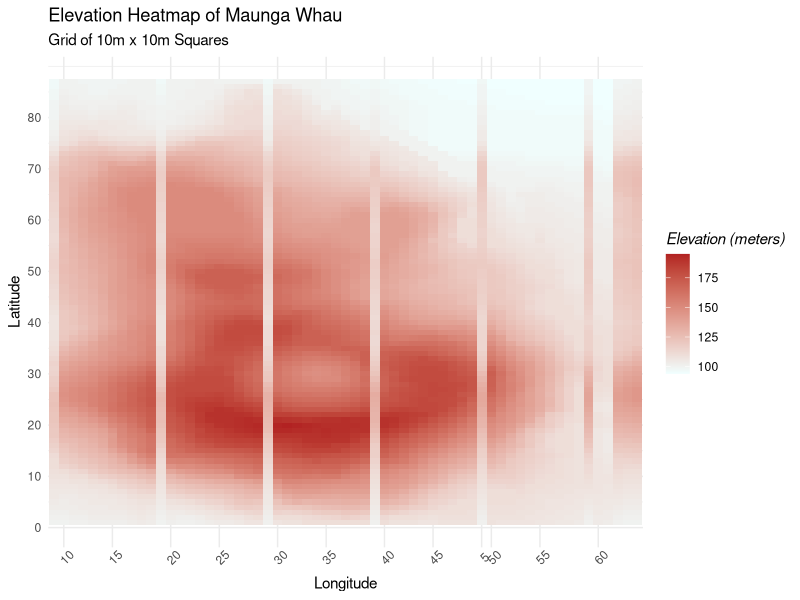

Write the R code that produced this figure.
## ---- chunk 1
knitr::opts_chunk$set(echo = TRUE)
library(tidyverse)
## ---- chunk 2
volcano_tbl <- as_tibble(volcano)
colnames(volcano_tbl) <- 1:ncol(volcano) 
volcano_tbl$row <- 1:nrow(volcano_tbl)

volcano_tbl
## ---- chunk 3
volcano_tbl %>% 
  mutate(latitude = row_number()) -> volcano_tbl

volcano_tbl %>% 
  gather(`1`:`61`, key = "longitude", value = "elevation") %>% 
  select(latitude, longitude, elevation) -> volcano_tbl
## ---- chunk 4
ggplot(volcano_tbl) +
  geom_tile(mapping = aes(x = longitude, y = latitude, fill = elevation)) +
  scale_fill_gradient(name = "Elevation (meters)",
                      low = "azure",
                      high = "firebrick") +
  labs(title = "Elevation Heatmap of Maunga Whau",
       subtitle = "Grid of 10m x 10m Squares",
       x = "Longitude",
       y = "Latitude") +
  scale_x_discrete("Longitude",
                     breaks = seq(0, 70, by=5)) +
  scale_y_continuous("Latitude",
                     breaks = seq(0, 80, by = 10)) +
  theme_minimal() +
  theme(axis.text.x = element_text(angle = 45),
        legend.title = element_text(face = "italic"))
## ---- chunk 5
volcano_tbl[19,]
